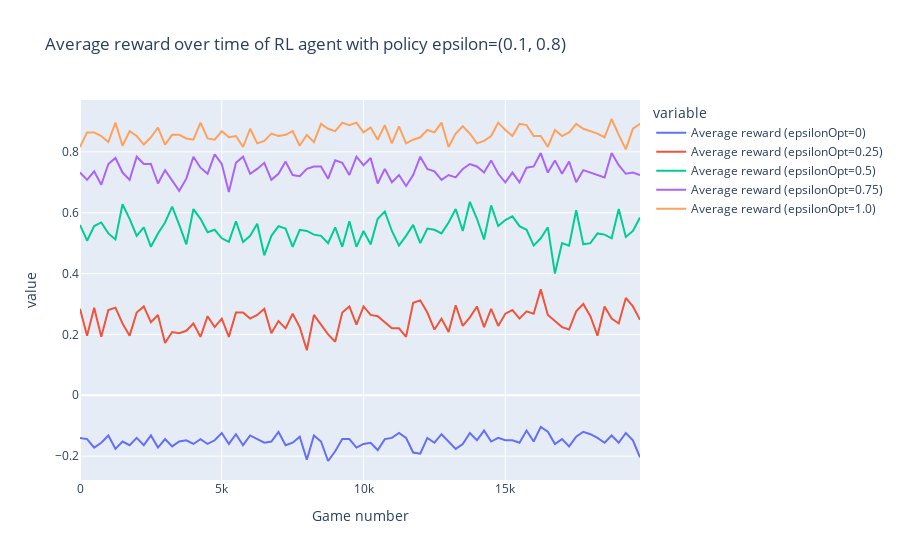

Notebook source saved alongside this figure:
### Markdown cell above
#### Question 4

### Code cell
epsilonOptList = [0, 0.25, 0.5, 0.75, 1.0]

n_max = 1 

epsilon = (0.1, 0.8)

maxGamesTotal = 20_000
groupSize = 250
df = {'Game number':np.arange(maxGamesTotal//groupSize)*groupSize}
df2 = {'Game number':np.arange(maxGamesTotal//groupSize)*groupSize}

num_cores = mp.cpu_count()

def parallelGames(epsilonOpt, maxGamesTotal, groupSize, epsilon, n_max):
    df = {}
    df2 = {}

    agent = QlearningAgent(epsilon=epsilon, n_max=n_max)
    player_opt = OptimalPlayer(epsilon=epsilonOpt)

    winnerList, Mopt, Mrandom = play_games_with_M(player_opt, agent, maxGamesTotal, groupSize)

    y = winnerList.reshape(winnerList.size//groupSize, groupSize).mean(axis=1)

    df[f'Average reward (epsilonOpt={epsilonOpt})'] = y
    df2[f'Mopt (epsilonOpt={epsilonOpt})'] = Mopt
    df2[f'Mrandom (epsilonOpt={epsilonOpt})'] = Mrandom

    return df,df2

dfs = Parallel(n_jobs=num_cores)(delayed(parallelGames)(epsilonOpt, maxGamesTotal, groupSize, epsilon, n_max) for epsilonOpt in epsilonOptList)

for d,d2 in dfs:
    df.update(d)
    df2.update(d2)

df = pd.DataFrame(df)
fig = px.line(df, x='Game number', y=df.columns.difference(['Game number']), title=f'Average reward over time of RL agent with policy epsilon={epsilon}')
fig.show()
